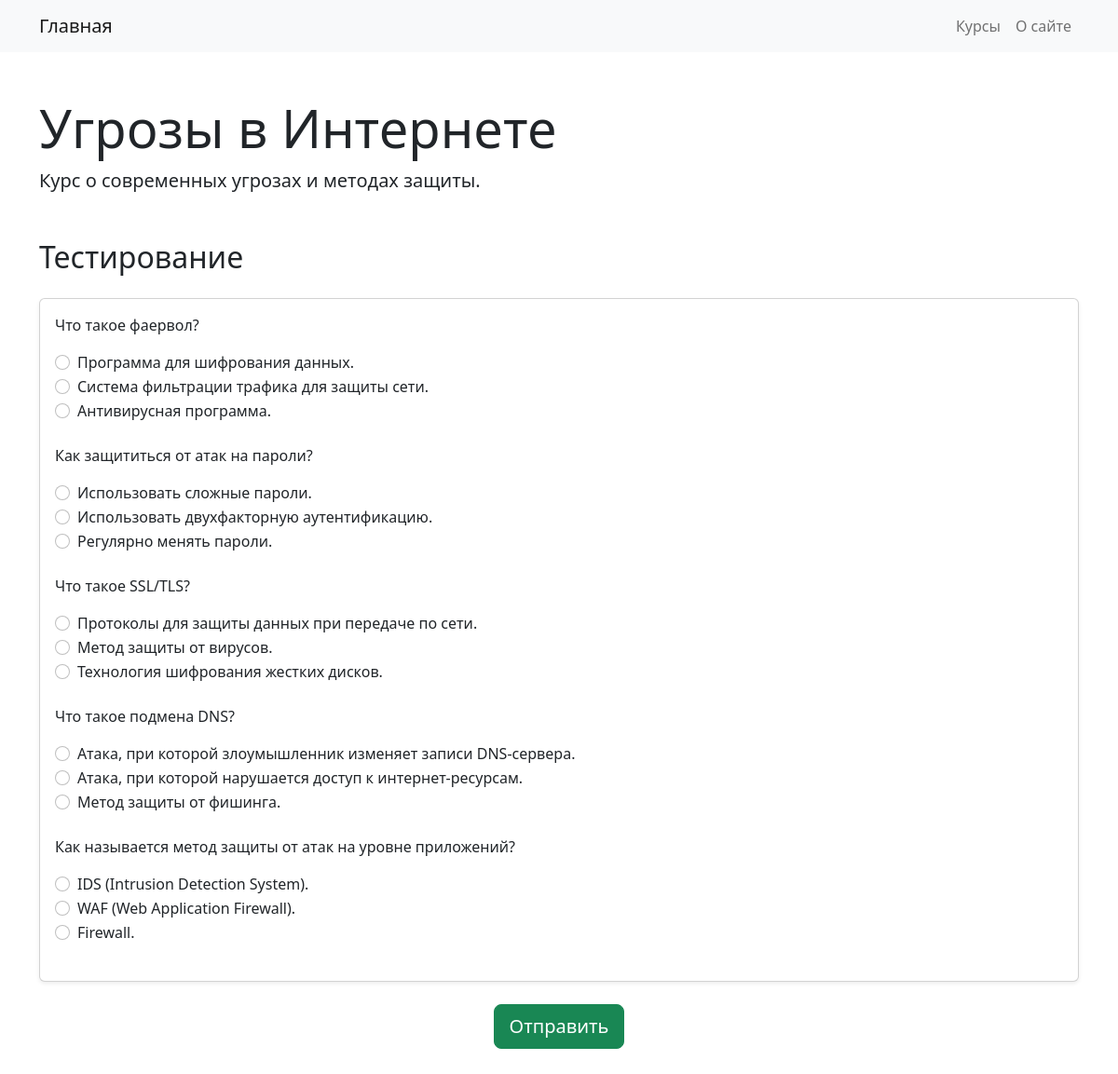
The app's page /course/3/ with its own data.
### courses/models.py (models this page shows, shortened)
class Course(models.Model):
    title = models.CharField(max_length=255)
    description = models.TextField()
    duration = models.PositiveIntegerField(help_text="Duration in hours", default=1)
    level = models.CharField(max_length=50,
                             choices=[('beginner', 'Beginner'),
                                      ('intermediate', 'Intermediate'),
                                      ('advanced', 'Advanced')],
                             default='beginner')
    created_at = models.DateTimeField(auto_now_add=True)
    updated_at = models.DateTimeField(auto_now=True)

class Test(models.Model):
    course = models.ForeignKey(Course, on_delete=models.CASCADE)
    question = models.CharField(max_length=255)
    correct_answer = models.CharField(max_length=255)
    option1 = models.CharField(max_length=255)
    option2 = models.CharField(max_length=255)
    option3 = models.CharField(max_length=255)

### courses/views.py (the view, shortened to what this page needs)
# urls.py: path('course/<int:course_id>/', views.course_detail, name='course_detail'),
def course_detail(request, course_id):
    course = Course.objects.get(id=course_id)
    tests = Test.objects.filter(course=course)
    context = {
        'course': course,
        'tests': tests,
    }
    return render(request, 'courses/course.html', context)

### courses/templates/courses/course.html (shortened to what this page needs)
{% extends 'base.html' %}
{% block content %}
<div class="container mt-5">
    <div class="course-details mb-5">
        <h1 class="display-4">{{ course.title }}</h1>
        <p class="lead">{{ course.description }}</p>
    </div>
    <h2 class="mb-4">Тестирование</h2>
    <form method="post">
        <div class="card shadow-sm">
            <div class="card-body">
                {% for test in tests %}
                    <div class="mb-4">
                        <p class="font-weight-bold">{{ test.question }}</p>
                        <div class="form-check">
                            <input class="form-check-input" type="radio" id="answer{{ test.id }}-1" name="answer{{ test.id }}" value="{{ test.option1 }}">
                            <label class="form-check-label" for="answer{{ test.id }}-1">{{ test.option1 }}</label>
                        </div>
                        <div class="form-check">
                            <input class="form-check-input" type="radio" id="answer{{ test.id }}-2" name="answer{{ test.id }}" value="{{ test.option2 }}">
                            <label class="form-check-label" for="answer{{ test.id }}-2">{{ test.option2 }}</label>
                        </div>
                        <div class="form-check">
                            <input class="form-check-input" type="radio" id="answer{{ test.id }}-3" name="answer{{ test.id }}" value="{{ test.option3 }}">
                            <label class="form-check-label" for="answer{{ test.id }}-3">{{ test.option3 }}</label>
                        </div>
                    </div>
                {% endfor %}
            </div>
        </div>
        <div class="d-flex justify-content-center mt-4 mb-5">
            <input type="submit" class="btn btn-success btn-lg" value="Отправить">
        </div>
    </form>
</div>
{% endblock %}

### records on screen
Course: title "Угрозы в Интернете", description "Курс о современных угрозах и методах защиты."
Test: question "Что такое фаервол?", option1 "Программа для шифрования данных.", option2 "Система фильтрации трафика для защиты сети.", option3 "Антивирусная программа."
Test: question "Как защититься от атак на пароли?", option1 "Использовать сложные пароли.", option2 "Использовать двухфакторную аутентификацию.", option3 "Регулярно менять пароли."
Test: question "Что такое SSL/TLS?", option1 "Протоколы для защиты данных при передаче по сети.", option2 "Метод защиты от вирусов.", option3 "Технология шифрования жестких дисков."
Test: question "Что такое подмена DNS?", option1 "Атака, при которой злоумышленник изменяет записи DNS-сервера.", option2 "Атака, при которой нарушается доступ к интернет-ресурсам.", option3 "Метод защиты от фишинга."
Test: question "Как называется метод защиты от атак на уровне приложений?", option1 "IDS (Intrusion Detection System).", option2 "WAF (Web Application Firewall).", option3 "Firewall."
